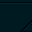

The image is a tile-based game level rendered from a .tmx file. Its description and complete source (layers, tilesets, objects, tile grids) follow:
An orthogonal 1x1 tile map with 32x32 px tiles, 2 tile layers (Tile Layer 1, Tile Layer 2) and 5 objects.

<map version="1.9" tiledversion="1.9.2" orientation="orthogonal" renderorder="right-down" width="1" height="1" tilewidth="32" tileheight="32" infinite="0" nextlayerid="4" nextobjectid="1">
 <tileset firstgid="1" name="interior spaceship" tilewidth="1060" tileheight="176" tilecount="1" columns="0">
  <grid orientation="orthogonal" width="1" height="1" />
  <tile id="0">
   <image width="1060" height="176" source="inside.png" />
   <objectgroup draworder="index" id="2">
    <object id="1" x="0.5973" y="1.7919" width="8.9595" height="173.814" />
    <object id="2" x="9.5568" y="195.914" />
    <object id="3" x="2.3892" y="169.633" width="1057.22" height="7.1676" />
    <object id="4" x="1049.46" y="1.1946" width="10.1541" height="175.009" />
    <object id="5" x="1113.96" y="154.103" />
   </objectgroup>
  </tile>
 </tileset>
 <layer id="1" name="Tile Layer 1" width="1" height="1">
  <data encoding="csv">
0
</data>
 </layer>
 <layer id="3" name="Tile Layer 2" width="1" height="1">
  <data encoding="csv">
1
</data>
 </layer>
</map>
